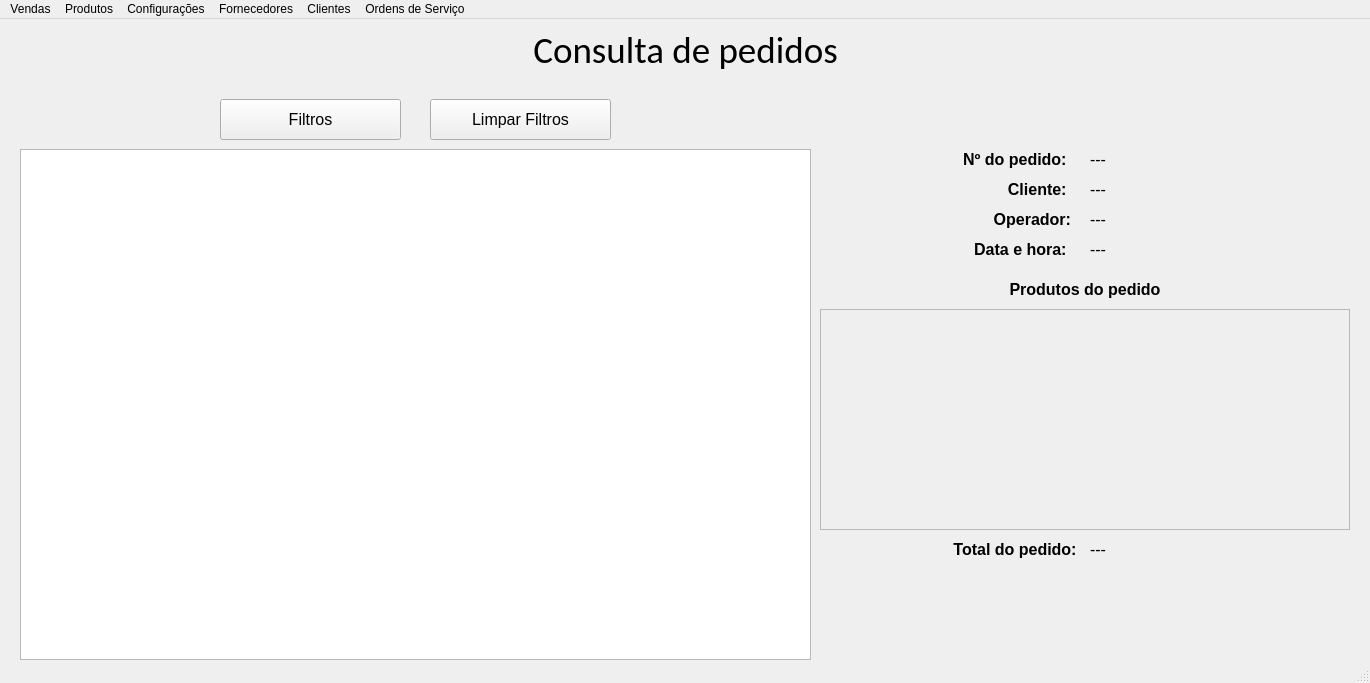
<?xml version="1.0" encoding="UTF-8"?>
<ui version="4.0">
 <class>MainWindow</class>
 <widget class="QMainWindow" name="MainWindow">
  <property name="geometry">
   <rect>
    <x>0</x>
    <y>0</y>
    <width>1370</width>
    <height>683</height>
   </rect>
  </property>
  <property name="windowTitle">
   <string>MainWindow</string>
  </property>
  <widget class="QWidget" name="centralwidget">
   <widget class="QLabel" name="pedidos_nro_pedido">
    <property name="geometry">
     <rect>
      <x>1090</x>
      <y>130</y>
      <width>71</width>
      <height>20</height>
     </rect>
    </property>
    <property name="font">
     <font>
      <pointsize>12</pointsize>
      <weight>50</weight>
      <bold>false</bold>
     </font>
    </property>
    <property name="text">
     <string>---</string>
    </property>
   </widget>
   <widget class="QLabel" name="pedidos_total_pedido">
    <property name="geometry">
     <rect>
      <x>1090</x>
      <y>520</y>
      <width>230</width>
      <height>20</height>
     </rect>
    </property>
    <property name="font">
     <font>
      <pointsize>12</pointsize>
      <weight>50</weight>
      <bold>false</bold>
     </font>
    </property>
    <property name="text">
     <string>---</string>
    </property>
   </widget>
   <widget class="QTableWidget" name="pedidos_tabela_pedidos">
    <property name="geometry">
     <rect>
      <x>20</x>
      <y>130</y>
      <width>791</width>
      <height>511</height>
     </rect>
    </property>
   </widget>
   <widget class="QLabel" name="pedidos_nome_operador">
    <property name="geometry">
     <rect>
      <x>1090</x>
      <y>190</y>
      <width>261</width>
      <height>20</height>
     </rect>
    </property>
    <property name="font">
     <font>
      <pointsize>12</pointsize>
      <weight>50</weight>
      <bold>false</bold>
     </font>
    </property>
    <property name="text">
     <string>---</string>
    </property>
   </widget>
   <widget class="QPushButton" name="pedidos_limpar_filtros">
    <property name="geometry">
     <rect>
      <x>430</x>
      <y>80</y>
      <width>181</width>
      <height>41</height>
     </rect>
    </property>
    <property name="font">
     <font>
      <pointsize>12</pointsize>
      <weight>50</weight>
      <bold>false</bold>
     </font>
    </property>
    <property name="text">
     <string>Limpar Filtros</string>
    </property>
   </widget>
   <widget class="QLabel" name="pedidos_label_datahora">
    <property name="geometry">
     <rect>
      <x>890</x>
      <y>220</y>
      <width>181</width>
      <height>21</height>
     </rect>
    </property>
    <property name="font">
     <font>
      <pointsize>12</pointsize>
      <weight>75</weight>
      <bold>true</bold>
     </font>
    </property>
    <property name="text">
     <string>Data e hora: </string>
    </property>
    <property name="alignment">
     <set>Qt::AlignRight|Qt::AlignTrailing|Qt::AlignVCenter</set>
    </property>
   </widget>
   <widget class="QLabel" name="pedidos_label_produtos">
    <property name="geometry">
     <rect>
      <x>840</x>
      <y>260</y>
      <width>490</width>
      <height>21</height>
     </rect>
    </property>
    <property name="font">
     <font>
      <pointsize>12</pointsize>
      <weight>75</weight>
      <bold>true</bold>
     </font>
    </property>
    <property name="text">
     <string>Produtos do pedido</string>
    </property>
    <property name="alignment">
     <set>Qt::AlignCenter</set>
    </property>
   </widget>
   <widget class="QLabel" name="pedidos_label_operador">
    <property name="geometry">
     <rect>
      <x>890</x>
      <y>190</y>
      <width>181</width>
      <height>21</height>
     </rect>
    </property>
    <property name="font">
     <font>
      <pointsize>12</pointsize>
      <weight>75</weight>
      <bold>true</bold>
     </font>
    </property>
    <property name="text">
     <string>Operador:</string>
    </property>
    <property name="alignment">
     <set>Qt::AlignRight|Qt::AlignTrailing|Qt::AlignVCenter</set>
    </property>
   </widget>
   <widget class="QLabel" name="pedidos_label_cliente">
    <property name="geometry">
     <rect>
      <x>890</x>
      <y>160</y>
      <width>181</width>
      <height>21</height>
     </rect>
    </property>
    <property name="font">
     <font>
      <pointsize>12</pointsize>
      <weight>75</weight>
      <bold>true</bold>
     </font>
    </property>
    <property name="text">
     <string>Cliente: </string>
    </property>
    <property name="alignment">
     <set>Qt::AlignRight|Qt::AlignTrailing|Qt::AlignVCenter</set>
    </property>
   </widget>
   <widget class="QLabel" name="pedidos_label_total_pedido">
    <property name="geometry">
     <rect>
      <x>900</x>
      <y>520</y>
      <width>181</width>
      <height>21</height>
     </rect>
    </property>
    <property name="font">
     <font>
      <pointsize>12</pointsize>
      <weight>75</weight>
      <bold>true</bold>
     </font>
    </property>
    <property name="text">
     <string>Total do pedido: </string>
    </property>
    <property name="alignment">
     <set>Qt::AlignRight|Qt::AlignTrailing|Qt::AlignVCenter</set>
    </property>
   </widget>
   <widget class="QLabel" name="pedidos_label_nro">
    <property name="geometry">
     <rect>
      <x>890</x>
      <y>130</y>
      <width>181</width>
      <height>21</height>
     </rect>
    </property>
    <property name="font">
     <font>
      <pointsize>12</pointsize>
      <weight>75</weight>
      <bold>true</bold>
     </font>
    </property>
    <property name="text">
     <string>Nº do pedido: </string>
    </property>
    <property name="alignment">
     <set>Qt::AlignRight|Qt::AlignTrailing|Qt::AlignVCenter</set>
    </property>
   </widget>
   <widget class="QLabel" name="pedidos_nome_cliente">
    <property name="geometry">
     <rect>
      <x>1090</x>
      <y>160</y>
      <width>261</width>
      <height>20</height>
     </rect>
    </property>
    <property name="font">
     <font>
      <pointsize>12</pointsize>
      <weight>50</weight>
      <bold>false</bold>
     </font>
    </property>
    <property name="text">
     <string>---</string>
    </property>
   </widget>
   <widget class="QLabel" name="pedidos_datahora">
    <property name="geometry">
     <rect>
      <x>1090</x>
      <y>220</y>
      <width>141</width>
      <height>20</height>
     </rect>
    </property>
    <property name="font">
     <font>
      <pointsize>12</pointsize>
      <weight>50</weight>
      <bold>false</bold>
     </font>
    </property>
    <property name="text">
     <string>---</string>
    </property>
   </widget>
   <widget class="QPushButton" name="pedidos_filtrar">
    <property name="geometry">
     <rect>
      <x>220</x>
      <y>80</y>
      <width>181</width>
      <height>41</height>
     </rect>
    </property>
    <property name="font">
     <font>
      <pointsize>12</pointsize>
      <weight>50</weight>
      <bold>false</bold>
     </font>
    </property>
    <property name="text">
     <string>Filtros</string>
    </property>
   </widget>
   <widget class="QTableWidget" name="pedidos_tabela_produtos">
    <property name="enabled">
     <bool>false</bool>
    </property>
    <property name="geometry">
     <rect>
      <x>820</x>
      <y>290</y>
      <width>530</width>
      <height>221</height>
     </rect>
    </property>
    <property name="font">
     <font>
      <pointsize>7</pointsize>
     </font>
    </property>
   </widget>
   <widget class="QLabel" name="clientes_label_cadastro_clientes">
    <property name="geometry">
     <rect>
      <x>0</x>
      <y>10</y>
      <width>1371</width>
      <height>41</height>
     </rect>
    </property>
    <property name="font">
     <font>
      <family>Calibri</family>
      <pointsize>28</pointsize>
      <weight>50</weight>
      <bold>false</bold>
     </font>
    </property>
    <property name="text">
     <string>Consulta de pedidos</string>
    </property>
    <property name="alignment">
     <set>Qt::AlignCenter</set>
    </property>
   </widget>
  </widget>
  <widget class="QMenuBar" name="menubar">
   <property name="geometry">
    <rect>
     <x>0</x>
     <y>0</y>
     <width>1370</width>
     <height>21</height>
    </rect>
   </property>
   <widget class="QMenu" name="menu_vendas">
    <property name="title">
     <string>Vendas</string>
    </property>
    <addaction name="acao_realizar_venda"/>
    <addaction name="acao_consultar_vendas"/>
    <addaction name="acao_relatorio_vendas"/>
   </widget>
   <widget class="QMenu" name="menu_produtos">
    <property name="title">
     <string>Produtos</string>
    </property>
    <addaction name="acao_cadastrar_produtos"/>
    <addaction name="acao_estoque_produtos"/>
    <addaction name="acao_relatorio_produtos"/>
   </widget>
   <widget class="QMenu" name="menu_configuracoes">
    <property name="title">
     <string>Configurações</string>
    </property>
    <addaction name="acao_predefinicoes"/>
    <addaction name="acao_sobre"/>
   </widget>
   <widget class="QMenu" name="menuFornecedores">
    <property name="title">
     <string>Fornecedores</string>
    </property>
    <addaction name="acao_cadastro_forn"/>
    <addaction name="acao_consulta_forn"/>
    <addaction name="acao_relatorios_forn"/>
   </widget>
   <widget class="QMenu" name="menuClientes">
    <property name="title">
     <string>Clientes</string>
    </property>
    <addaction name="acao_cadastro_clientes"/>
    <addaction name="acao_consulta_clientes"/>
    <addaction name="acao_relatorios_clientes"/>
   </widget>
   <widget class="QMenu" name="menuOrdens_de_Servi_o">
    <property name="title">
     <string>Ordens de Serviço</string>
    </property>
    <addaction name="acao_nova_os"/>
    <addaction name="acao_consulta_os"/>
    <addaction name="acao_relatorios_os"/>
   </widget>
   <addaction name="menu_vendas"/>
   <addaction name="menu_produtos"/>
   <addaction name="menu_configuracoes"/>
   <addaction name="menuFornecedores"/>
   <addaction name="menuClientes"/>
   <addaction name="menuOrdens_de_Servi_o"/>
  </widget>
  <widget class="QStatusBar" name="statusbar"/>
  <action name="acao_realizar_venda">
   <property name="text">
    <string>Realizar Venda</string>
   </property>
  </action>
  <action name="acao_consultar_vendas">
   <property name="text">
    <string>Consultar Vendas</string>
   </property>
  </action>
  <action name="acao_relatorio_vendas">
   <property name="text">
    <string>Relatório de vendas</string>
   </property>
  </action>
  <action name="acao_cadastrar_produtos">
   <property name="text">
    <string>Cadastrar produtos</string>
   </property>
  </action>
  <action name="acao_estoque_produtos">
   <property name="text">
    <string>Estoque de produtos</string>
   </property>
  </action>
  <action name="acao_relatorio_produtos">
   <property name="text">
    <string>Relatório de produtos</string>
   </property>
  </action>
  <action name="acao_predefinicoes">
   <property name="text">
    <string>Predefinições</string>
   </property>
  </action>
  <action name="acao_sobre">
   <property name="text">
    <string>Sobre</string>
   </property>
  </action>
  <action name="acao_cadastro_forn">
   <property name="text">
    <string>Cadastro</string>
   </property>
  </action>
  <action name="acao_consulta_forn">
   <property name="text">
    <string>Consulta</string>
   </property>
  </action>
  <action name="acao_cadastro_clientes">
   <property name="text">
    <string>Cadastro</string>
   </property>
  </action>
  <action name="acao_consulta_clientes">
   <property name="text">
    <string>Consulta</string>
   </property>
  </action>
  <action name="acao_nova_os">
   <property name="text">
    <string>Nova O.S.</string>
   </property>
  </action>
  <action name="acao_consulta_os">
   <property name="text">
    <string>Consulta</string>
   </property>
  </action>
  <action name="acao_relatorios_os">
   <property name="text">
    <string>Relatório de O.S.</string>
   </property>
  </action>
  <action name="acao_relatorios_clientes">
   <property name="text">
    <string>Relatorio de clientes</string>
   </property>
  </action>
  <action name="acao_relatorios_forn">
   <property name="text">
    <string>Relatório de fornecedores</string>
   </property>
  </action>
 </widget>
 <resources/>
 <connections/>
</ui>
